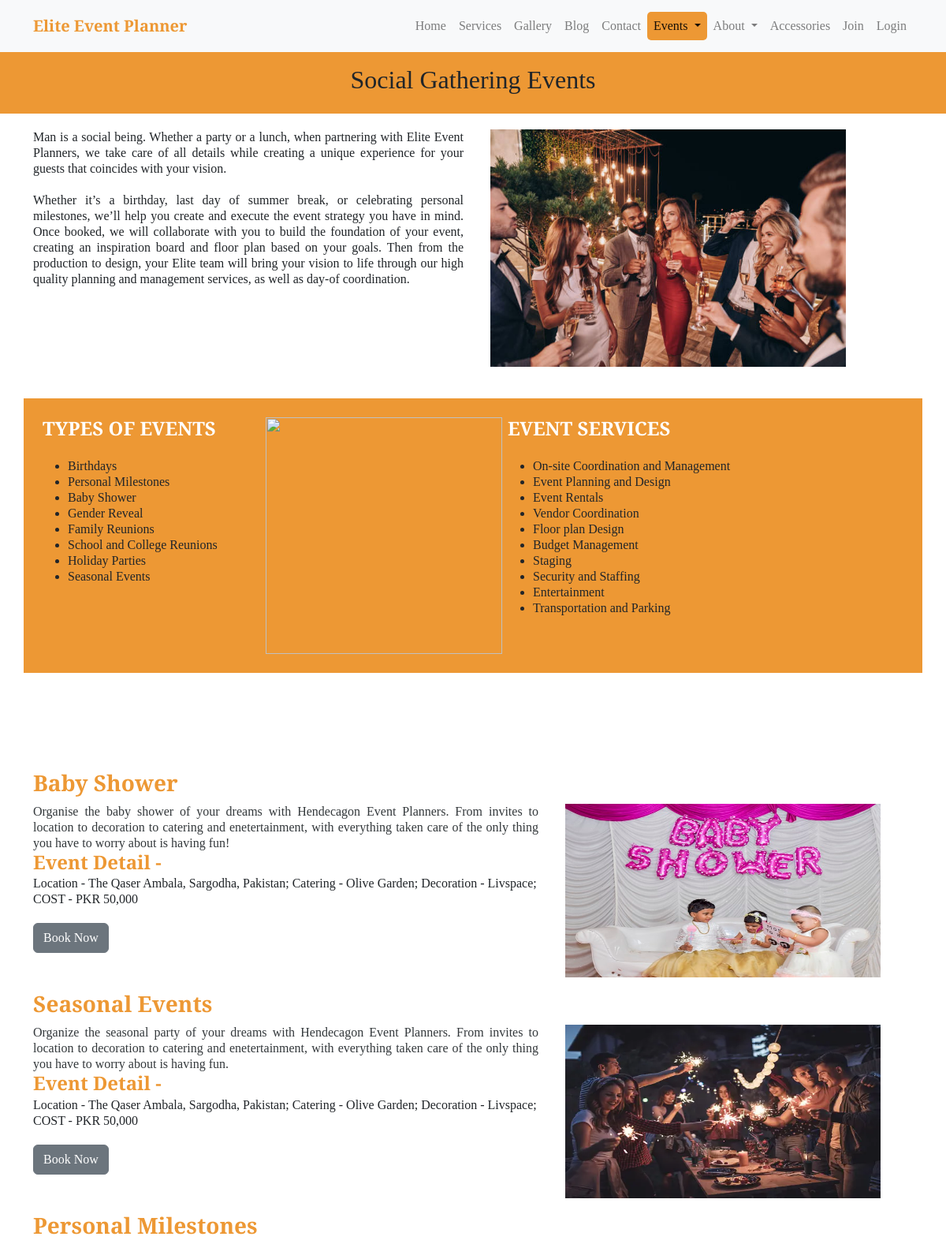
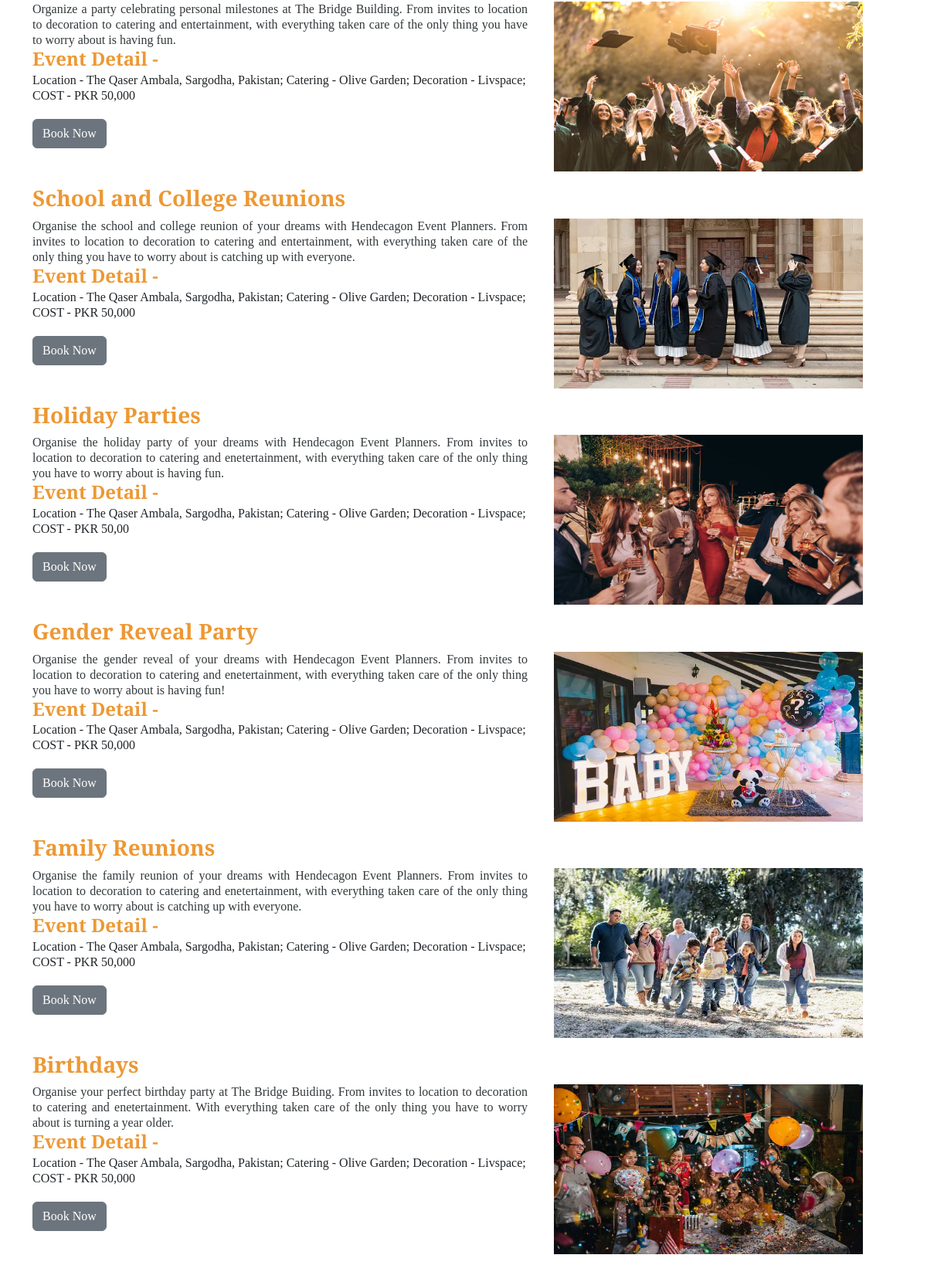
/gatherings/services-social.php (upper part), run on the app's committed database (2 pictures, top to bottom).
### tables this page shows
CREATE TABLE `gatherings` (
  `gatherings_id` int(20) NOT NULL,
  `gatherings_title` text NOT NULL,
  `gatherings_description` text NOT NULL,
  `gatherings_image1` varchar(2555) NOT NULL,
  `gatherings_titlee` text NOT NULL,
  `gatherings_descriptionn` text NOT NULL
);

### gatherings/function.php (the view, shortened to what this page needs)
<?php
function getproducts()
    {
        global $con;
                $select_query="Select * from `gatherings` order by rand() LIMIT 0,99";
                $result_query=mysqli_query($con,$select_query);
                while($row=mysqli_fetch_assoc($result_query))
                {
                    $gatherings_image1=$row['gatherings_image1'];
                    $gatherings_title=$row['gatherings_title'];
                    $gatherings_titlee=$row['gatherings_titlee'];
                    $gatherings_description=$row['gatherings_description'];
                    $gatherings_descriptionn=$row['gatherings_descriptionn'];
                    echo "
                              <h3 style='color: #ED9834'><b>$gatherings_title</b></h3>
                                    <div class=col-lg-7>
                                        <p style='text-align:justify; color:#33383b; font-weight:100'>$gatherings_description</p>
                                        <h4> $gatherings_titlee</h4>
                                        <p>$gatherings_descriptionn</p> <br>
                                            <div class='mb-5'>
                                                <a href='../contactus.html'class='btn btn-secondary'>Book Now</a>
                                            </div>
                                        </div>
                                    <div class=col-lg-4>
                                        <img src='images/$gatherings_image1' alt=''  height='220px' width='400px'>
                                    </div>";
                }
            }
    ?>

### gatherings/abc.css (style rules this page uses)
* { padding:0; margin:0; box-sizing:; font-family: 'Cinzel Decorative', cursive; }
html { scroll-behavior: smooth; }
body { font-family: Raleway; background-color: white; margin: 0; padding: 0; line-height: 20px; }
p { margin: 0; padding: 0; line-height: 20px; }
.un h3, h4 { margin-bottom: 3px; font-weight: bold; color: #ED9834; }

### data on the page
gatherings: gatherings_title "Baby Shower", gatherings_description "Organise the baby shower of your dreams with Hendecagon Event Planners. From invites to location to decoration to catering and enetertainment, with everything taken care of the only thing you have to worry about is having fun!", gatherings_titlee "Event Detail -", gatherings_descriptionn "Location - The Qaser Ambala, Sargodha, Pakistan; Catering - Olive Garden; Decoration - Livspace; COST - PKR 50,000", gatherings_image1 (picture)
gatherings: gatherings_title "Seasonal Events", gatherings_description "Organize the seasonal party of your dreams with Hendecagon Event Planners. From invites to location to decoration to catering and enetertainment, with everything taken care of the only thing you have to worry about is having fun.", gatherings_titlee "Event Detail -", gatherings_descriptionn "Location - The Qaser Ambala, Sargodha, Pakistan; Catering - Olive Garden; Decoration - Livspace; COST - PKR 50,000", gatherings_image1 (picture)
gatherings: gatherings_title "Personal Milestones", gatherings_description "Organize a party celebrating personal milestones at The Bridge Building. From invites to location to decoration to catering and entertainment, with everything taken care of the only thing you have to worry about is having fun.", gatherings_titlee "Event Detail -", gatherings_descriptionn "Location - The Qaser Ambala, Sargodha, Pakistan; Catering - Olive Garden; Decoration - Livspace; COST - PKR 50,000", gatherings_image1 (picture)
gatherings: gatherings_title "School and College Reunions", gatherings_description "Organise the school and college reunion of your dreams with Hendecagon Event Planners. From invites to location to decoration to catering and entertainment, with everything taken care of the only thing you have to worry about is catching up with everyone.", gatherings_titlee "Event Detail -", gatherings_descriptionn "Location - The Qaser Ambala, Sargodha, Pakistan; Catering - Olive Garden; Decoration - Livspace; COST - PKR 50,000", gatherings_image1 (picture)
gatherings: gatherings_title "Holiday Parties", gatherings_description "Organise the holiday party of your dreams with Hendecagon Event Planners. From invites to location to decoration to catering and enetertainment, with everything taken care of the only thing you have to worry about is having fun.", gatherings_titlee "Event Detail -", gatherings_descriptionn "Location - The Qaser Ambala, Sargodha, Pakistan; Catering - Olive Garden; Decoration - Livspace; COST - PKR 50,00", gatherings_image1 (picture)
gatherings: gatherings_title "Gender Reveal Party", gatherings_description "Organise the gender reveal of your dreams with Hendecagon Event Planners. From invites to location to decoration to catering and enetertainment, with everything taken care of the only thing you have to worry about is having fun!", gatherings_titlee "Event Detail -", gatherings_descriptionn "Location - The Qaser Ambala, Sargodha, Pakistan; Catering - Olive Garden; Decoration - Livspace; COST - PKR 50,000", gatherings_image1 (picture)
gatherings: gatherings_title "Family Reunions", gatherings_description "Organise the family reunion of your dreams with Hendecagon Event Planners. From invites to location to decoration to catering and enetertainment, with everything taken care of the only thing you have to worry about is catching up with everyone.", gatherings_titlee "Event Detail -", gatherings_descriptionn "Location - The Qaser Ambala, Sargodha, Pakistan; Catering - Olive Garden; Decoration - Livspace; COST - PKR 50,000", gatherings_image1 (picture)
gatherings: gatherings_title "Birthdays", gatherings_description "Organise your perfect birthday party at The Bridge Buiding. From invites to location to decoration to catering and enetertainment. With everything taken care of the only thing you have to worry about is turning a year older.", gatherings_titlee "Event Detail -", gatherings_descriptionn "Location - The Qaser Ambala, Sargodha, Pakistan; Catering - Olive Garden; Decoration - Livspace; COST - PKR 50,000", gatherings_image1 (picture)
